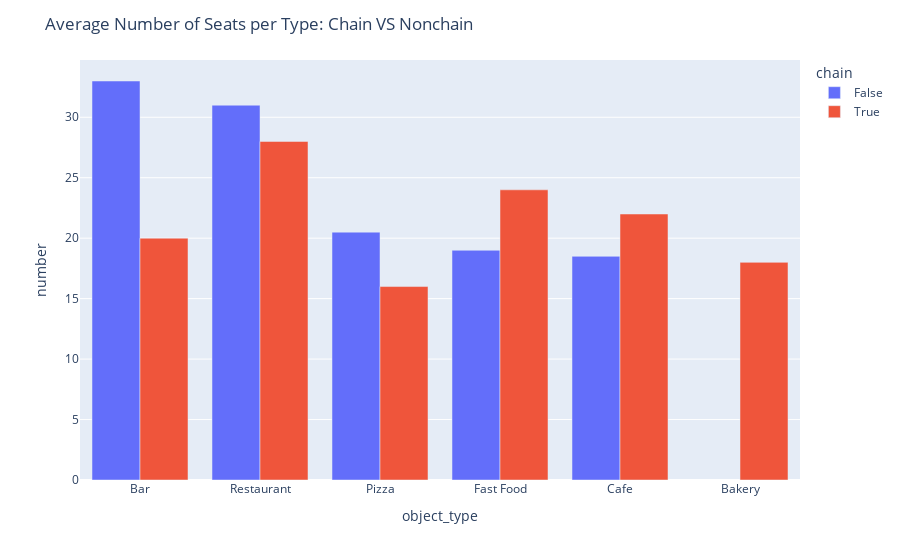

This figure's notebook cell:
### Code cell
fig = px.bar(seating_type_ch, x='object_type', y='number', color='chain', barmode='group')
fig.update_layout(title='Average Number of Seats per Type: Chain VS Nonchain')
fig.show()

### Figure 1 — Plotly figure (JSON) as saved in the notebook; plotly's stock layout.template omitted (floating-point values rounded to 4 significant figures)
{"data": [{"alignmentgroup": "True", "hovertemplate": "chain=False<br>object_type=%{x}<br>number=%{y}<extra></extra>", "legendgroup": "False", "marker": {"color": "#636efa", "pattern": {"shape": ""}}, "name": "False", "offsetgroup": "False", "orientation": "v", "showlegend": true, "textposition": "auto", "type": "bar", "x": ["Bar", "Restaurant", "Pizza", "Fast Food", "Cafe"], "xaxis": "x", "y": [33, 31, 20.5, 19, 18.5], "yaxis": "y"}, {"alignmentgroup": "True", "hovertemplate": "chain=True<br>object_type=%{x}<br>number=%{y}<extra></extra>", "legendgroup": "True", "marker": {"color": "#EF553B", "pattern": {"shape": ""}}, "name": "True", "offsetgroup": "True", "orientation": "v", "showlegend": true, "textposition": "auto", "type": "bar", "x": ["Restaurant", "Fast Food", "Cafe", "Bar", "Bakery", "Pizza"], "xaxis": "x", "y": [28, 24, 22, 20, 18, 16], "yaxis": "y"}], "layout": {"autosize": true, "barmode": "group", "legend": {"title": {"text": "chain"}, "tracegroupgap": 0}, "margin": {"t": 60}, "title": {"text": "Average Number of Seats per Type: Chain VS Nonchain"}, "xaxis": {"anchor": "y", "autorange": true, "domain": [0, 1], "range": [-0.5, 5.5], "title": {"text": "object_type"}, "type": "category"}, "yaxis": {"anchor": "x", "autorange": true, "domain": [0, 1], "range": [0, 34.74], "title": {"text": "number"}, "type": "linear"}}}
